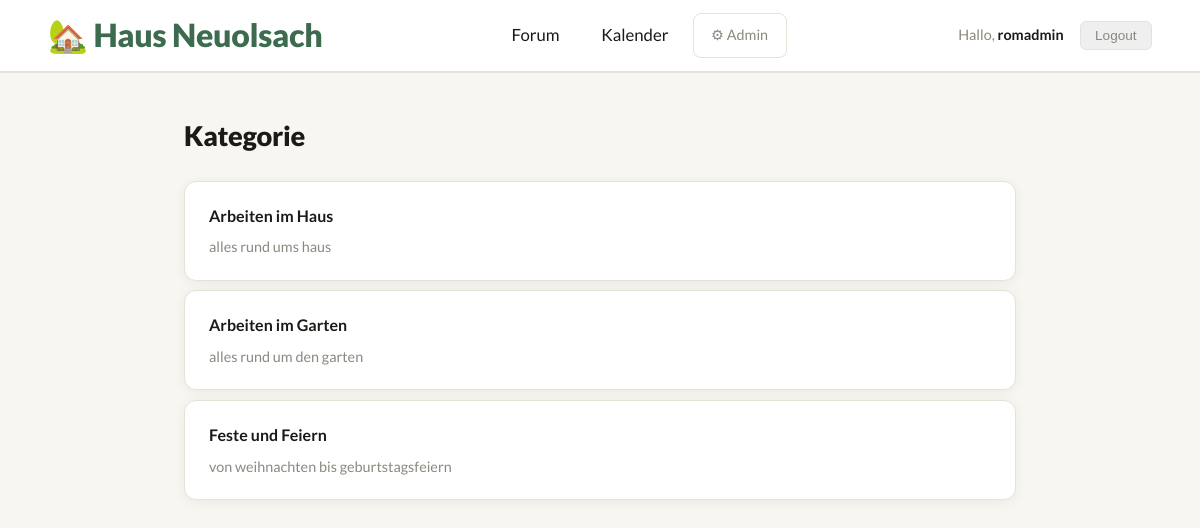
The app's page / (signed in), older data.
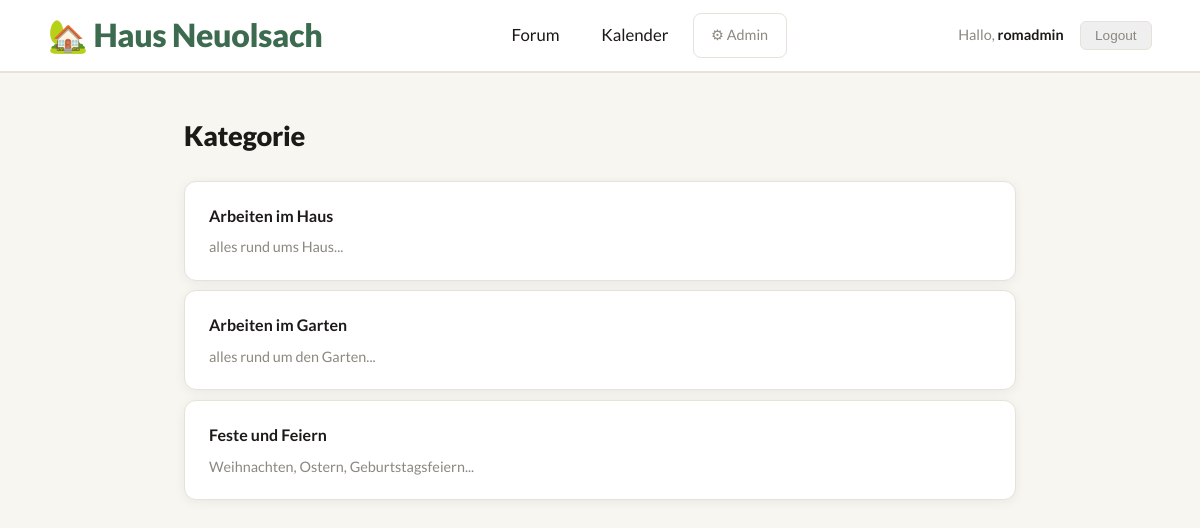
The same page, newer data.
### forum/models.py (models this page shows, shortened)
class Category(models.Model):
    name = models.CharField(max_length=100)
    description = models.TextField(blank=True)
    class Meta:
        verbose_name_plural = 'Categories'

### forum/views.py (the view)
# urls.py: path('', views.forum_home, name='home'),
@login_required
def forum_home(request):
    if not is_approved(request.user):
        return render(request, 'forum/not_approved.html')
    categories = Category.objects.all()
    return render(request, 'forum/home.html', {'categories': categories})

### forum/views.py (called while the page is built)
def is_approved(user):
    if user.is_staff or user.is_superuser:
        return True
    try:
        return user.profile.is_approved
    except Profile.DoesNotExist:
        return False

### forum/templates/forum/home.html (shortened to what this page needs)
{% extends "base.html" %}
{% block content %}
<div class="page-header">
    <h1>Kategorie</h1>
</div>
{% for category in categories %}
    <div class="card">
        <h3><a href="{% url 'forum:thread_list' category.id %}">{{ category.name }}</a></h3>
        {% if category.description %}
            <p class="description">{{ category.description }}</p>
        {% endif %}
    </div>
{% empty %}
    <div class="empty">
        <p>Noch keine Kategorien vorhanden.<br>
        Im <a href="/admin/" style="color:var(--accent2)">Admin-Panel</a> anlegen.</p>
    </div>
{% endfor %}
{% endblock %}

Row changes from the older to the newer data that the page shows:
changed Category "Arbeiten im Haus": description "alles rund ums haus" → "alles rund ums Haus..."
changed Category "Arbeiten im Garten": description "alles rund um den garten" → "alles rund um den Garten..."
changed Category "Feste und Feiern": description "von weihnachten bis geburtstagsfeiern" → "Weihnachten, Ostern, Geburtstagsfeiern..."
